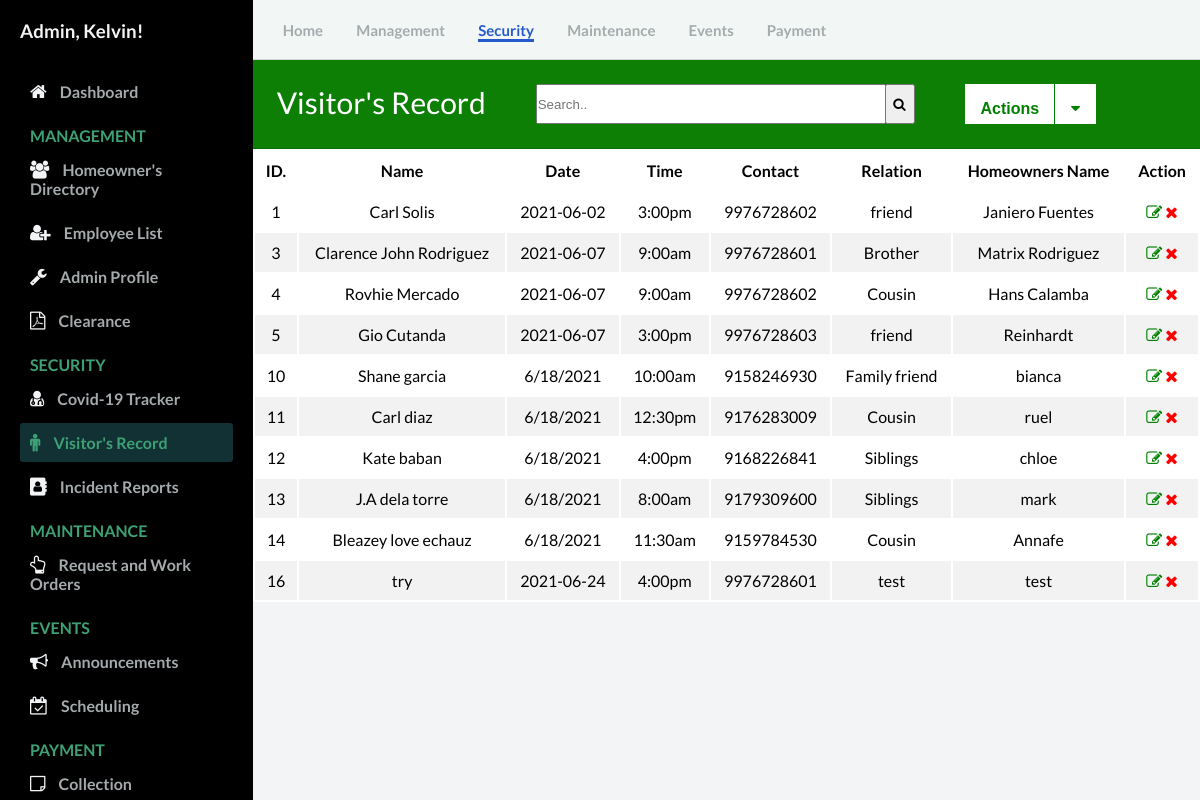
Page /admin/visitors_record.php (signed in) on the committed database.
### tables this page shows
CREATE TABLE `visitors` (
  `id` int(11) NOT NULL,
  `name` text NOT NULL,
  `date` varchar(20) NOT NULL,
  `time` varchar(20) NOT NULL,
  `contact` bigint(11) NOT NULL,
  `relation` text NOT NULL,
  `homename` text NOT NULL
);

### admin/controllers/function.php (called while the page is built, shortened)
<?php
function check_login($conn) {
	if(isset($_SESSION['user_id'])) {
		$id = $_SESSION['user_id'];
		$query = "SELECT * FROM admin WHERE user_id = '$id' limit 1";
		$result = mysqli_query($conn, $query);
		if($result && mysqli_num_rows($result) > 0) {
			$user_data = mysqli_fetch_assoc($result);
			return $user_data;
		}
	}
	die;
}

### admin/visitors_record.php (the view, shortened to what this page needs)
<?php
  include("config/connection.php");
  include("controllers/function.php");
  $user_data = check_login($conn);
?>
<!DOCTYPE html>
<html lang="en">
  <head>
    <link rel="stylesheet" href="https://stackpath.bootstrapcdn.com/font-awesome/4.7.0/css/font-awesome.min.css"/>
    <link rel="stylesheet" href="css/style.css" />
  </head>
  <body id="body">
    <div class="container">
      <nav class="navbar">
        <div class="navbar__left">
          <a href="Dashboard.php">Home</a>
          <a href="User.php">Management</a>
          <a class="active_link" href="covid19_tracker.php">Security</a>
          <a href="work_order.php">Maintenance</a>
          <a href="announcement.php">Events</a>
          <a href="invoice.php">Payment</a>
        </div>
      </nav>
<?php require_once 'visitors_crud.php'; ?>
<?php
  $mysqli = new mysqli('remotemysql.com', 'J5BJ2ZlQGm', 'FYAvWP4mmz', 'J5BJ2ZlQGm') or die(mysqli_error($mysqli));
  $result = $mysqli->query("SELECT * FROM visitors") or die($mysqli->error);
?>
      <main>
        <div>
          <div class="card-header" id="user">
            <p style="float: left; font-size: 30px;">Visitor's Record</p>
            <form  action="#" style=" float: left;">
              <input type="search" placeholder="Search.." name="search2" id="myInput" class="search_field">
             <button type="submit" class="btn_search"><i class="fa fa-search"></i></button>
            </form>
            <button class="btn_action"><b>Actions</b></button>
            <div class="dropdown">
              <button class="btn_down"><i class="fa fa-caret-down"></i></button>
            </div>
          </div>
            <table id="user" style="background-color: white; width: 100%;">
            <thead>
              <tr>
                <th><b>ID.</b></th>
                <th><b>Name</b></b></th>
                <th><b>Date</b></th>
                <th><b>Time</b></th>
                <th><b>Contact</b></th>
                <th><b>Relation</b></th>
                <th><b>Homeowners Name</b></th>
                <th colspan="2"><b>Action</b></th>
              </tr>
            </thead>
        <tbody id="myTable">
        <?php
          while ($row = $result->fetch_assoc()): ?>
              <tr>
                  <td><?php echo $row['id']; ?></td>
                  <td><?php echo $row['name']; ?></td>
                  <td><?php echo $row['date']; ?></td>
                  <td><?php echo $row['time']; ?></td>
                  <td><?php echo $row['contact']; ?></td>
                  <td><?php echo $row['relation']; ?></td>
                  <td><?php echo $row['homename']; ?></td>
                <td>
                    <a  href="visitors_edit.php?edit=<?php echo $row['id']; ?>"><i class="fa fa-edit text-edit" title="Update"></i></a>
                    <a href="visitors_crud.php?delete=<?php echo $row['id']; ?>" onclick="return confirm('Are you sure you want to Delete this info?');"><i class="fa fa-remove text-remove" title="Delete"></i></a>
                </td>
              </tr>
          <?php endwhile; ?>
          </table>
        </div>
      </main>
      <div id="sidebar">
        <div class="sidebar__title">
            <h3>Admin, <?php echo $user_data['firstname']; ?>!</h3>
        </div>
        <div class="sidebar__menu">
          <div class="sidebar__link ">
            <i class="fa fa-home"></i>
            <a href="Dashboard.php">Dashboard</a>
          </div>
          <h2>MANAGEMENT</h2>
          <div class="sidebar__link">
            <i class="fa fa-users" aria-hidden="true"></i>
            <a href="User.php">Homeowner's Directory</a>
          </div>
          <div class="sidebar__link">
            <i class="fa fa-user-plus" aria-hidden="true"></i>
            <a href="employees_record.php">Employee List</a>
          </div>
          <div class="sidebar__link">
            <i class="fa fa-wrench"></i>
            <a href="Admin_profile.php">Admin Profile</a>
          </div>
          <div class="sidebar__link">
            <i class="fa fa-file-pdf-o"></i>
            <a href="residency.php">Clearance</a>
          </div>
          <h2>SECURITY</h2>
          <div class="sidebar__link">
            <i class="fa fa-user-md"></i>
            <a href="covid19_tracker.php">Covid-19 Tracker</a>
          </div>
          <div class="sidebar__link active_menu_link">
            <i class="fa fa-male"></i>
            <a href="visitors_record.php">Visitor's Record</a>
          </div>
          <div class="sidebar__link">
            <i class="fa fa-address-book"></i>
            <a href="incident_record.php">Incident Reports</a>
          </div>
          <h2>MAINTENANCE</h2>
          <div class="sidebar__link ">
            <i class="fa fa-hand-o-up"></i>
            <a href="work_order.php">Request and Work Orders</a>
          </div>
          <h2>EVENTS</h2>
          <div class="sidebar__link ">
            <i class="fa fa-bullhorn"></i>
            <a href="announcement.php">Announcements</a>
          </div>
          <div class="sidebar__link">
            <i class="fa fa-calendar-check-o"></i>
            <a href="Scheduling.php">Scheduling</a>
          </div>
          <h2>PAYMENT</h2>
          <div class="sidebar__link">
            <i class="fa fa-sticky-note-o"></i>
            <a href="invoice.php">Collection</a>
          </div>
      </div>
    </div>
  </body>
</html>

### admin/css/style.css (style rules this page uses)
* { margin: 0; padding: 0; }
body { font-family: 'Lato', sans-serif; box-sizing: border-box; }
.container { display: grid; height: 100vh; grid-template-columns: 0.8fr 1fr 1fr 1fr; grid-template-rows: 0.2fr 3fr; grid-template-areas: "sidebar nav nav nav" "sidebar main main main" }
.navbar { background: #f2f7f5; grid-area: nav; height: 60px; display: flex; align-items: center; justify-content: space-between; padding: 0 30px 0 30px; border-bottom: 1px solid lightgray; }
.navbar__left > a { margin-right: 30px; text-decoration: none; color: #a5aaad; font-size: 15px; font-weight: 700; }
.navbar__left .active_link { color: #265acc; border-bottom: 3px solid #265acc; padding-bottom: 12 px; }
main { background: #f3f4f6; grid-area: main; overflow-y: auto; }
#sidebar { background: #000000; grid-area: sidebar; overflow-y: auto; padding: 20px; -webkit-transition: all 0.5s; transition: all 0.5s; }
.sidebar__title { display:flex; justify-content: space-between; align-items: center; color: #f3f4f6; margin-bottom: 30px; }
.sidebar__menu > h2 { color: #3ea175; font-size: 16px; margin-top: 15px; margin-bottom: 5px; padding: 0 10px; font-weight: 700; }
.sidebar__link { color: #f3f4f6; padding: 10px; border-radius: 3px; margin-bottom: 5px; }
.active_menu_link { background: rgba(62, 161, 171,0.3); color: #3ea175; }
.active_menu_link a { color: #3ea175 !important; }
.sidebar__link > a { text-decoration: none; color: #a5aaad; font-weight: 700; }
.sidebar__link >i { margin-right: 10px; font-size: 18px; }
#user div { font-family: "Trebuchet MS", Arial, Helvetica, sans-serif; border-collapse: collapse; }
#user td, #user th { padding: 10px; text-align: center; }
#user tr:nth-child(even) { background-color: #f2f2f2; }
.card-header { padding: 1.50rem; margin-bottom: 0; background-color: #0D7F05; border-bottom: 1px solid rgba(0, 0, 0, 0.125); color: #ffffff; font-size: 20px; }
.text-edit { color: green; }
.text-remove { color: red; }
* { box-sizing: border-box; }
.search_field { width: 350px; height: 40px; margin-left: 50px; }
.btn_search { margin-left: -5px; height: 40px; width: 30px; }
.btn_action, .btn_one { background-color: white; color: green; padding: 16px; font-size: 16px; border: none; outline: none; height: 40px; margin-left: 50px; }
.btn_down { background-color: white; color: green; padding: 16px; font-size: 16px; border: none; outline: none; height: 40px; margin-left: -5px; border-left:1px solid green; }
.dropdown { position: relative; display: inline-block; }
.dropdown-content a, { color: black; padding: 12px 16px; text-decoration: none; display: block; }

### rows in the picture
visitors: id "1", name "Carl Solis", date "2021-06-02", time "3:00pm", contact "9976728602", relation "friend", homename "Janiero Fuentes"
visitors: id "3", name "Clarence John Rodriguez", date "2021-06-07", time "9:00am", contact "9976728601", relation "Brother", homename "Matrix Rodriguez"
visitors: id "4", name "Rovhie Mercado", date "2021-06-07", time "9:00am", contact "9976728602", relation "Cousin", homename "Hans Calamba"
visitors: id "5", name "Gio Cutanda", date "2021-06-07", time "3:00pm", contact "9976728603", relation "friend", homename "Reinhardt"
visitors: id "10", name "Shane garcia", date "6/18/2021", time "10:00am", contact "9158246930", relation "Family friend", homename "bianca"
visitors: id "11", name "Carl diaz", date "6/18/2021", time "12:30pm", contact "9176283009", relation "Cousin", homename "ruel"
visitors: id "12", name "Kate baban", date "6/18/2021", time "4:00pm", contact "9168226841", relation "Siblings", homename "chloe"
visitors: id "13", name "J.A dela torre", date "6/18/2021", time "8:00am", contact "9179309600", relation "Siblings", homename "mark"
visitors: id "14", name "Bleazey love echauz", date "6/18/2021", time "11:30am", contact "9159784530", relation "Cousin", homename "Annafe"
visitors: id "16", name "try", date "2021-06-24", time "4:00pm", contact "9976728601", relation "test", homename "test"

### other values in the picture
$user_data['firstname'] "Kelvin"
